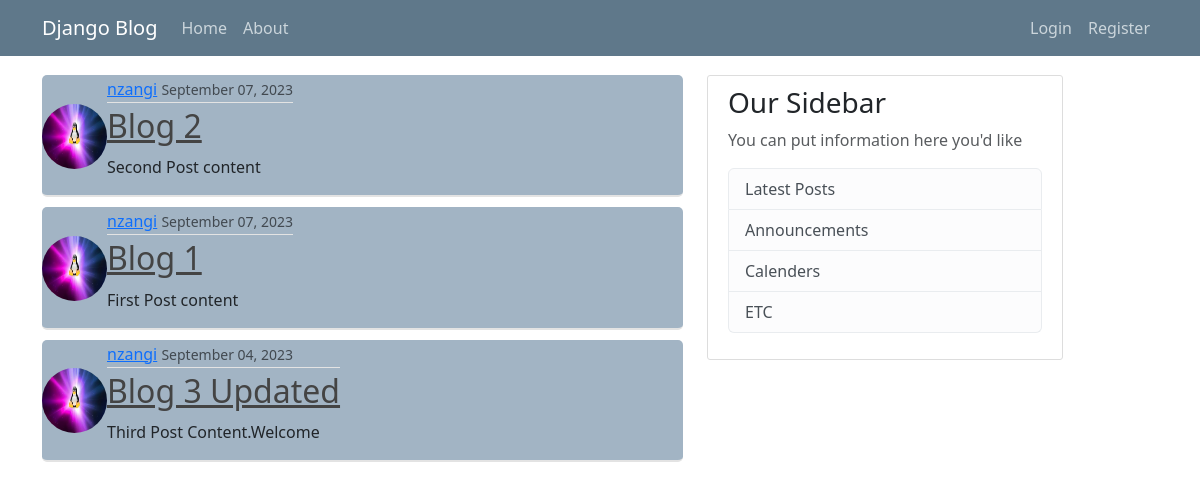
/, run on an earlier commit of the app's database.
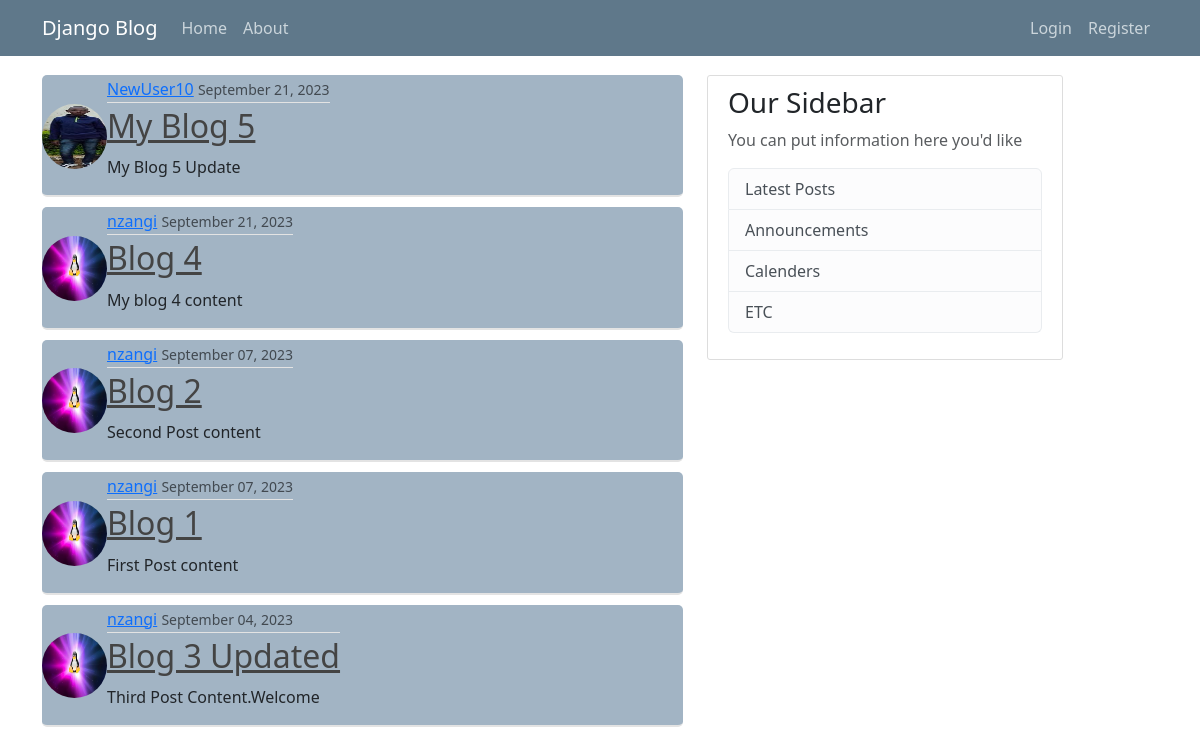
And on a later commit of the database.
### blog/models.py (models this page shows, shortened)
class Post(models.Model):
    title = models.CharField(max_length=100)
    content = models.TextField()
    date = models.DateTimeField(default=timezone.now)
    author = models.ForeignKey(User,on_delete=models.CASCADE)

### users/models.py (models this page shows, shortened)
class Profile(models.Model):
    user = models.OneToOneField(User,on_delete=models.CASCADE)
    image = models.ImageField(default='default.png',upload_to='profile_pics')

### blog/views.py (the view)
# urls.py: path('', PostListView.as_view(),name='blog-home'),
class PostListView(ListView):
    model = Post
    template_name = 'blog/home.html'
    context_object_name = "posts"
    ordering = ['-date']
    paginate_by = 5

### blog/templates/blog/home.html (shortened to what this page needs)
{% extends "blog/base.html" %}
{% block content %}
    {% for post in posts %}
        <article class="media-content-section">
            <img class="rounded-circle article-img"  src="{{ post.author.profile.image.url }}">
            <div class="media-body">
                <div class="article-metadata">
                    <a class="mr-2" href="{% url 'user-posts' post.author.username %}">{{post.author}}</a>
                    <small class="text-muted">{{post.date|date:"F d, Y"}}</small>
                </div>
                <h2><a class="article-title" href="{% url 'post-detail' post.id %}">{{post.title}}</a></h2>
                <p class="article-content">{{post.content}}</p>
            </div>
        </article>
    {% endfor %}
{% endblock content %}

### blog/templates/blog/base.html (shortened to what this page needs)
{% load static %}
<!DOCTYPE html>
<html lang="en">
<head>
    <link rel="stylesheet" type="text/css" href="{% static 'blog/main.css'  %}">
    <link href="https://cdn.jsdelivr.net/npm/bootstrap@5.3.1/dist/css/bootstrap.min.css" rel="stylesheet">
</head>
<body>
    <header class="site-header">
        <nav class="navbar navbar-expand-md navbar-dark bg-steel fixed-top">
            <div class="container">
                <a class="navbar-brand mr-4 " href="{% url 'blog-home' %}">Django Blog</a>
                <div class="collapse navbar-collapse" id="navbarToggle">
                    <div class="navbar-nav me-auto">
                        <a class="nav-item nav-link" href="{% url 'blog-home' %}">Home</a>
                        <a class="nav-item nav-link" href="{% url 'blog-about' %}">About</a>
                    </div>
                    <div class="navbar-nav">
                        {% if user.is_authenticated %}
                            <a class="nav-item nav-link" href="{% url 'post-create' %}">New Post</a>
                            <a class="nav-item nav-link" href="{% url 'profile' %}">Profile</a>
                            <a class="nav-item nav-link" href="{% url 'logout' %}">Logout</a>
                        {% else %}
                            <a class="nav-item nav-link" href="{% url 'login' %}">Login</a>
                            <a class="nav-item nav-link" href="{% url 'register' %}">Register</a>
                        {% endif %}
                    </div>
                </div>
            </div>
        </nav>
    </header>
    <main role="main" class="container">
        <div class="row">
            <div class="col-md-7">
                {% block content %}
                {% endblock %}
            </div>
            <div class="col-md-4">
                <div class="content-section">
                    <h3>Our Sidebar</h3>
                    <p class="text-muted">You can put information here you'd  like
                    <ul class="list-group">
                        <li class="list-group-item list-group-item-light">Latest Posts</li>
                        <li class="list-group-item list-group-item-light">Announcements</li>
                        <li class="list-group-item list-group-item-light">Calenders</li>
                        <li class="list-group-item list-group-item-light">ETC</li>
                    </ul>
                    </p>
                </div>
            </div>
        </div>
    </main>
</body>
</html>

### blog/static/blog/main.css (style rules this page uses)
body { background: #fafafa; color: #333333; margin-top: 5rem; padding-top: 75px; }
h1,h2,h3,h4,h4,h5,h6 { color: #444444; }
ul { color: #444444; }
.bg-steel { background-color: #5f788a; }
.site-header .navbar-nav .nav-link { color: #cbd5db; }
.content-section { background: #ffffff; padding: 10px 20px; border: 1px solid #dddddd; border-radius: 3px; margin-bottom: 20px; }
.article-title { color: #444444; }
.article-content { white-space: pre-line; }
.article-img { height: 65px; width: 65px; display: flex; }
.article-metadata { padding-bottom: 1px; margin-bottom: 4px; border-bottom: 1px solid #e3e3e3; }
.media-content-section { display: flex; align-items: center; border-bottom: 2px solid #e3e3e3; background-color: #a2b4c4; padding-top: 2px; border-radius: 5px; margin-bottom: 10px; }
.article-content { margin-top: 10px; }

What changed in the data, as far as the page shows it:
added Post: author.profile.image (picture), author "NewUser10", date "September 21, 2023", title "My Blog 5", content "My Blog 5 Update"
added Post: author.profile.image (picture), author "nzangi", date "September 21, 2023", title "Blog 4", content "My blog 4 content"
